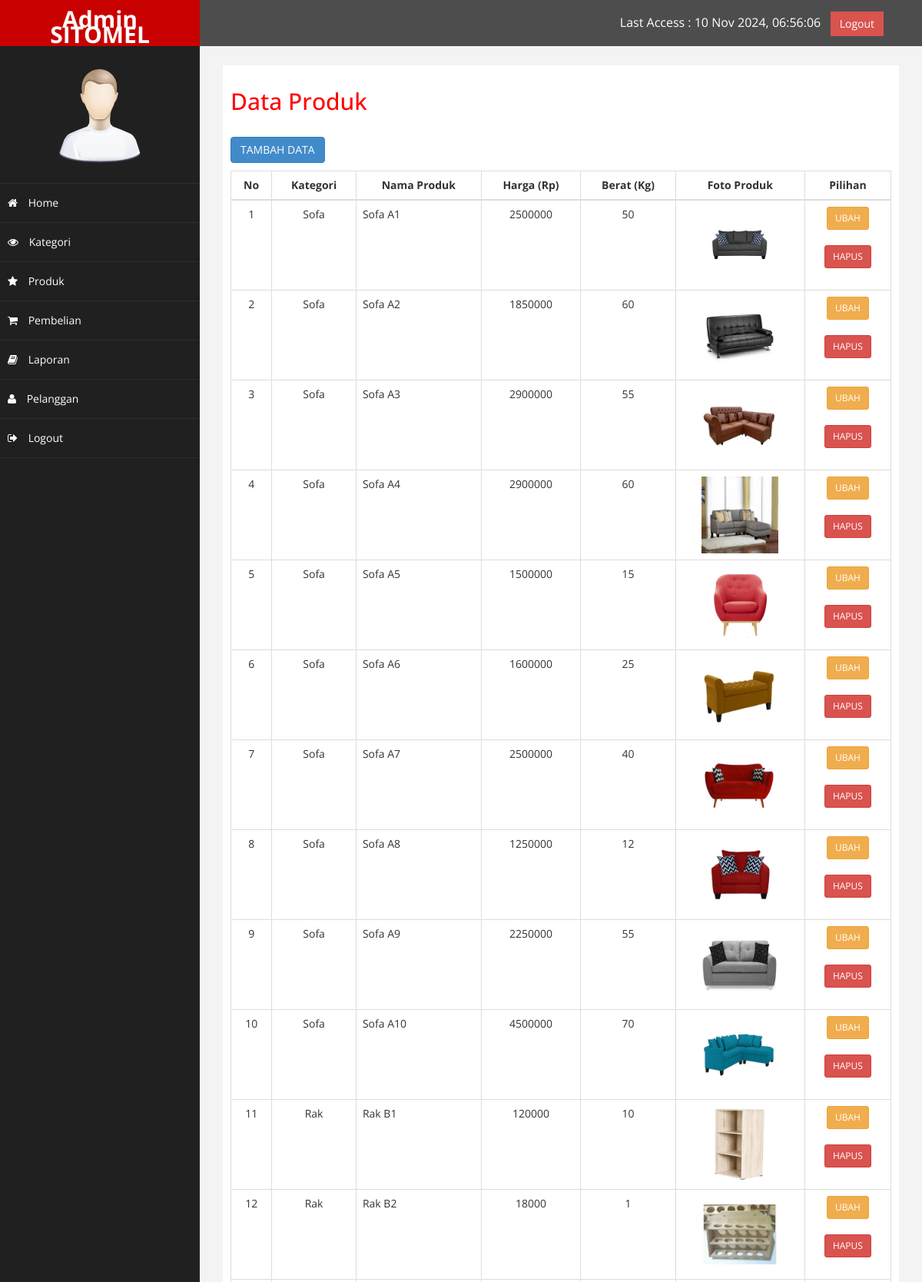
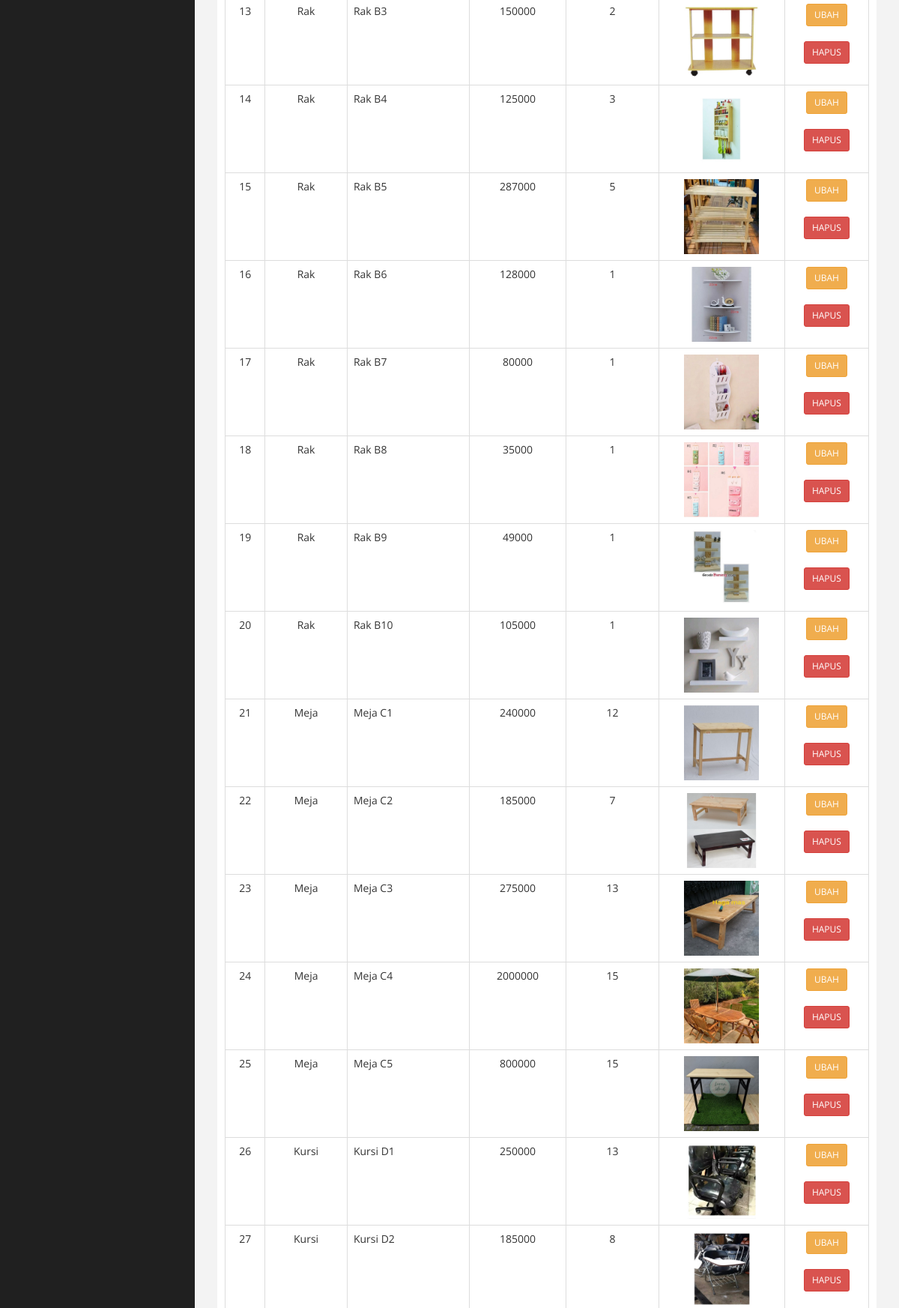
Screenshot of /admin/index.php?halaman=produk (signed in, upper part) with the database file from the repository (2 pictures, top to bottom).
### tables this page shows
CREATE TABLE `produk` (
  `id_produk` int(11) NOT NULL,
  `id_kategori` int(5) NOT NULL,
  `nama_produk` varchar(100) NOT NULL,
  `harga_produk` int(11) NOT NULL,
  `berat_produk` int(11) NOT NULL,
  `foto_produk` varchar(100) NOT NULL,
  `deskripsi_produk` text NOT NULL
);

CREATE TABLE `kategori` (
  `id_kategori` int(5) NOT NULL,
  `nama_kategori` varchar(100) NOT NULL
);

### admin/produk.php (the view)
<h2>Data Produk</h2>
<p><a href="index.php?halaman=tambahproduk" class="btn btn-primary">TAMBAH DATA</a></p>
<table class="table table-bordered">
	<thead>
		<tr>
			<th><center>No</center></th>
			<th><center>Kategori</center></th>
			<th><center>Nama Produk</center></th>
			<th><center>Harga (Rp)</center></th>
			<th><center>Berat (Kg)</center></th>
			<th><center>Foto Produk</center></th>
			<th><center>Pilihan</center></th>
		</tr>
	</thead>
	<tbody>
		<?php $nomor=1; ?>
		<?php $ambil=$koneksi->query("SELECT * FROM produk LEFT JOIN kategori ON produk.id_kategori=kategori.id_kategori"); ?>
		<?php while($pecah=$ambil->fetch_assoc()){ ?>
		<tr>
			<td><center><?php echo $nomor; ?></center></td>
			<td><center><?php echo $pecah['nama_kategori']; ?></center></td>
			<td><?php echo $pecah['nama_produk']; ?></td>
			<td><center><?php echo $pecah['harga_produk']; ?></center></td>
			<td><center><?php echo $pecah['berat_produk']; ?></center></td>
			<td><center>
				<img src="../foto_produk/<?php echo $pecah['foto_produk']; ?>" width="100"></center>
			</td>
			<td><center>
				<a href="index.php?halaman=ubahproduk&id=<?php echo $pecah['id_produk']; ?>" class="btn btn-warning btn-sm">UBAH</a><p>
				<a href="index.php?halaman=hapusproduk&id=<?php echo $pecah['id_produk']; ?>" class="btn-danger btn btn-sm">HAPUS</a></p></center>
			</td>
		</tr>
		<?php $nomor++; ?>
		<?php } ?>
	</tbody>
</table>

### admin/assets/css/custom.css (style rules this page uses)
body { font-family: 'Open Sans', sans-serif; }
h2 { color: #f00; }
p { font-size:16px; line-height:25px; padding-top:20px; }

### rows the page displays
produk: id_kategori.nama_kategori "Sofa", nama_produk "Sofa A1", harga_produk "2500000", berat_produk "50", foto_produk (picture)
produk: id_kategori.nama_kategori "Sofa", nama_produk "Sofa A2", harga_produk "1850000", berat_produk "60", foto_produk (picture)
produk: id_kategori.nama_kategori "Sofa", nama_produk "Sofa A3", harga_produk "2900000", berat_produk "55", foto_produk (picture)
produk: id_kategori.nama_kategori "Sofa", nama_produk "Sofa A4", harga_produk "2900000", berat_produk "60", foto_produk (picture)
produk: id_kategori.nama_kategori "Sofa", nama_produk "Sofa A5", harga_produk "1500000", berat_produk "15", foto_produk (picture)
produk: id_kategori.nama_kategori "Sofa", nama_produk "Sofa A6", harga_produk "1600000", berat_produk "25", foto_produk (picture)
produk: id_kategori.nama_kategori "Sofa", nama_produk "Sofa A7", harga_produk "2500000", berat_produk "40", foto_produk (picture)
produk: id_kategori.nama_kategori "Sofa", nama_produk "Sofa A8", harga_produk "1250000", berat_produk "12", foto_produk (picture)
produk: id_kategori.nama_kategori "Sofa", nama_produk "Sofa A9", harga_produk "2250000", berat_produk "55", foto_produk (picture)
produk: id_kategori.nama_kategori "Sofa", nama_produk "Sofa A10", harga_produk "4500000", berat_produk "70", foto_produk (picture)
produk: id_kategori.nama_kategori "Rak", nama_produk "Rak B1", harga_produk "120000", berat_produk "10", foto_produk (picture)
produk: id_kategori.nama_kategori "Rak", nama_produk "Rak B2", harga_produk "18000", berat_produk "1", foto_produk (picture)
produk: id_kategori.nama_kategori "Rak", nama_produk "Rak B3", harga_produk "150000", berat_produk "2", foto_produk (picture)
produk: id_kategori.nama_kategori "Rak", nama_produk "Rak B4", harga_produk "125000", berat_produk "3", foto_produk (picture)
produk: id_kategori.nama_kategori "Rak", nama_produk "Rak B5", harga_produk "287000", berat_produk "5", foto_produk (picture)
produk: id_kategori.nama_kategori "Rak", nama_produk "Rak B6", harga_produk "128000", berat_produk "1", foto_produk (picture)
produk: id_kategori.nama_kategori "Rak", nama_produk "Rak B7", harga_produk "80000", berat_produk "1", foto_produk (picture)
produk: id_kategori.nama_kategori "Rak", nama_produk "Rak B8", harga_produk "35000", berat_produk "1", foto_produk (picture)
produk: id_kategori.nama_kategori "Rak", nama_produk "Rak B9", harga_produk "49000", berat_produk "1", foto_produk (picture)
produk: id_kategori.nama_kategori "Rak", nama_produk "Rak B10", harga_produk "105000", berat_produk "1", foto_produk (picture)
produk: id_kategori.nama_kategori "Meja", nama_produk "Meja C1", harga_produk "240000", berat_produk "12", foto_produk (picture)
produk: id_kategori.nama_kategori "Meja", nama_produk "Meja C2", harga_produk "185000", berat_produk "7", foto_produk (picture)
produk: id_kategori.nama_kategori "Meja", nama_produk "Meja C3", harga_produk "275000", berat_produk "13", foto_produk (picture)
produk: id_kategori.nama_kategori "Meja", nama_produk "Meja C4", harga_produk "2000000", berat_produk "15", foto_produk (picture)
produk: id_kategori.nama_kategori "Meja", nama_produk "Meja C5", harga_produk "800000", berat_produk "15", foto_produk (picture)
produk: id_kategori.nama_kategori "Kursi", nama_produk "Kursi D1", harga_produk "250000", berat_produk "13", foto_produk (picture)
produk: id_kategori.nama_kategori "Kursi", nama_produk "Kursi D2", harga_produk "185000", berat_produk "8", foto_produk (picture)
